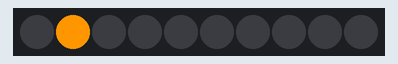
Recording of a sketch running on a simulated Arduino Uno, built with avr-gcc and run on an emulated ATmega328P. Shown: 10 RGB LEDs in strip order, left to right.

Above: at 0.11 s.
At 5.07 s:
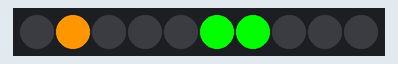
At 10.03 s:
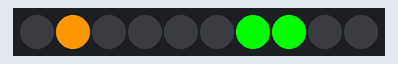
At 19.95 s:
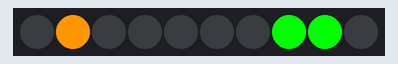
At 29.87 s:
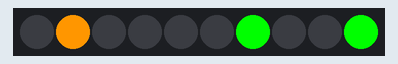
At 39.9 s:
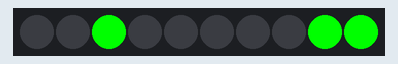

The sketch:

Walk.ino
```cpp
/*
Grove LED Bar - Walk Example
This example will show you how to use setBits() function of this library.
Set any combination of LEDs using 10 bits.
This example walks through all 1024 (2^10) possible combinations.
*/

#include <Grove_LED_Bar.h>

Grove_LED_Bar bar(9, 8, 0);  // Clock pin, Data pin, Orientation

void setup()
{
  // nothing to initialize
  bar.begin();
}

void loop()
{
  // 0 = 0x0 = all 10 LEDs turned off
  // 1023 = 0x3FF = all 10 LEDs lit up
  for (int i = 0; i <= 1023; i++)
  {
    bar.setBits(i);
    delay(50);
  }
}
```
